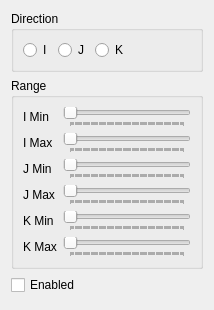
<?xml version="1.0" encoding="UTF-8"?>
<ui version="4.0">
 <class>Post3dWindowFaceSettingWidget</class>
 <widget class="QWidget" name="Post3dWindowFaceSettingWidget">
  <property name="geometry">
   <rect>
    <x>0</x>
    <y>0</y>
    <width>214</width>
    <height>310</height>
   </rect>
  </property>
  <property name="minimumSize">
   <size>
    <width>214</width>
    <height>310</height>
   </size>
  </property>
  <property name="windowTitle">
   <string>Form</string>
  </property>
  <layout class="QVBoxLayout" name="verticalLayout">
   <item>
    <widget class="QGroupBox" name="directionGroupBox">
     <property name="title">
      <string>Direction</string>
     </property>
     <layout class="QHBoxLayout" name="horizontalLayout">
      <item>
       <widget class="QRadioButton" name="iRadioButton">
        <property name="text">
         <string>I</string>
        </property>
       </widget>
      </item>
      <item>
       <widget class="QRadioButton" name="jRadioButton">
        <property name="text">
         <string>J</string>
        </property>
       </widget>
      </item>
      <item>
       <widget class="QRadioButton" name="kRadioButton">
        <property name="text">
         <string>K</string>
        </property>
       </widget>
      </item>
      <item>
       <spacer name="horizontalSpacer">
        <property name="orientation">
         <enum>Qt::Horizontal</enum>
        </property>
        <property name="sizeHint" stdset="0">
         <size>
          <width>202</width>
          <height>20</height>
         </size>
        </property>
       </spacer>
      </item>
     </layout>
    </widget>
   </item>
   <item>
    <widget class="QGroupBox" name="rangeGroupBox">
     <property name="title">
      <string>Range</string>
     </property>
     <layout class="QGridLayout" name="gridLayout">
      <item row="0" column="0">
       <widget class="QLabel" name="label">
        <property name="text">
         <string>I Min</string>
        </property>
       </widget>
      </item>
      <item row="0" column="1">
       <widget class="SliderWithValue" name="iMinSlider">
        <property name="sliderPosition">
         <number>0</number>
        </property>
        <property name="orientation">
         <enum>Qt::Horizontal</enum>
        </property>
        <property name="invertedAppearance">
         <bool>false</bool>
        </property>
        <property name="tickPosition">
         <enum>QSlider::TicksBelow</enum>
        </property>
        <property name="tickInterval">
         <number>1</number>
        </property>
       </widget>
      </item>
      <item row="1" column="0">
       <widget class="QLabel" name="label_2">
        <property name="text">
         <string>I Max</string>
        </property>
       </widget>
      </item>
      <item row="1" column="1">
       <widget class="SliderWithValue" name="iMaxSlider">
        <property name="orientation">
         <enum>Qt::Horizontal</enum>
        </property>
        <property name="tickPosition">
         <enum>QSlider::TicksBelow</enum>
        </property>
        <property name="tickInterval">
         <number>1</number>
        </property>
       </widget>
      </item>
      <item row="2" column="0">
       <widget class="QLabel" name="label_3">
        <property name="text">
         <string>J Min</string>
        </property>
       </widget>
      </item>
      <item row="2" column="1">
       <widget class="SliderWithValue" name="jMinSlider">
        <property name="orientation">
         <enum>Qt::Horizontal</enum>
        </property>
        <property name="tickPosition">
         <enum>QSlider::TicksBelow</enum>
        </property>
        <property name="tickInterval">
         <number>1</number>
        </property>
       </widget>
      </item>
      <item row="3" column="0">
       <widget class="QLabel" name="label_4">
        <property name="text">
         <string>J Max</string>
        </property>
       </widget>
      </item>
      <item row="3" column="1">
       <widget class="SliderWithValue" name="jMaxSlider">
        <property name="orientation">
         <enum>Qt::Horizontal</enum>
        </property>
        <property name="tickPosition">
         <enum>QSlider::TicksBelow</enum>
        </property>
        <property name="tickInterval">
         <number>1</number>
        </property>
       </widget>
      </item>
      <item row="4" column="0">
       <widget class="QLabel" name="label_5">
        <property name="text">
         <string>K Min</string>
        </property>
       </widget>
      </item>
      <item row="4" column="1">
       <widget class="SliderWithValue" name="kMinSlider">
        <property name="orientation">
         <enum>Qt::Horizontal</enum>
        </property>
        <property name="tickPosition">
         <enum>QSlider::TicksBelow</enum>
        </property>
        <property name="tickInterval">
         <number>1</number>
        </property>
       </widget>
      </item>
      <item row="5" column="0">
       <widget class="QLabel" name="label_6">
        <property name="text">
         <string>K Max</string>
        </property>
       </widget>
      </item>
      <item row="5" column="1">
       <widget class="SliderWithValue" name="kMaxSlider">
        <property name="orientation">
         <enum>Qt::Horizontal</enum>
        </property>
        <property name="tickPosition">
         <enum>QSlider::TicksBelow</enum>
        </property>
        <property name="tickInterval">
         <number>1</number>
        </property>
       </widget>
      </item>
     </layout>
    </widget>
   </item>
   <item>
    <widget class="QCheckBox" name="enabledCheckBox">
     <property name="text">
      <string>Enabled</string>
     </property>
    </widget>
   </item>
   <item>
    <spacer name="verticalSpacer">
     <property name="orientation">
      <enum>Qt::Vertical</enum>
     </property>
     <property name="sizeHint" stdset="0">
      <size>
       <width>20</width>
       <height>9</height>
      </size>
     </property>
    </spacer>
   </item>
  </layout>
 </widget>
 <customwidgets>
  <customwidget>
   <class>SliderWithValue</class>
   <extends>QSlider</extends>
   <header>guibase/sliderwithvalue.h</header>
  </customwidget>
 </customwidgets>
 <resources/>
 <connections/>
</ui>
